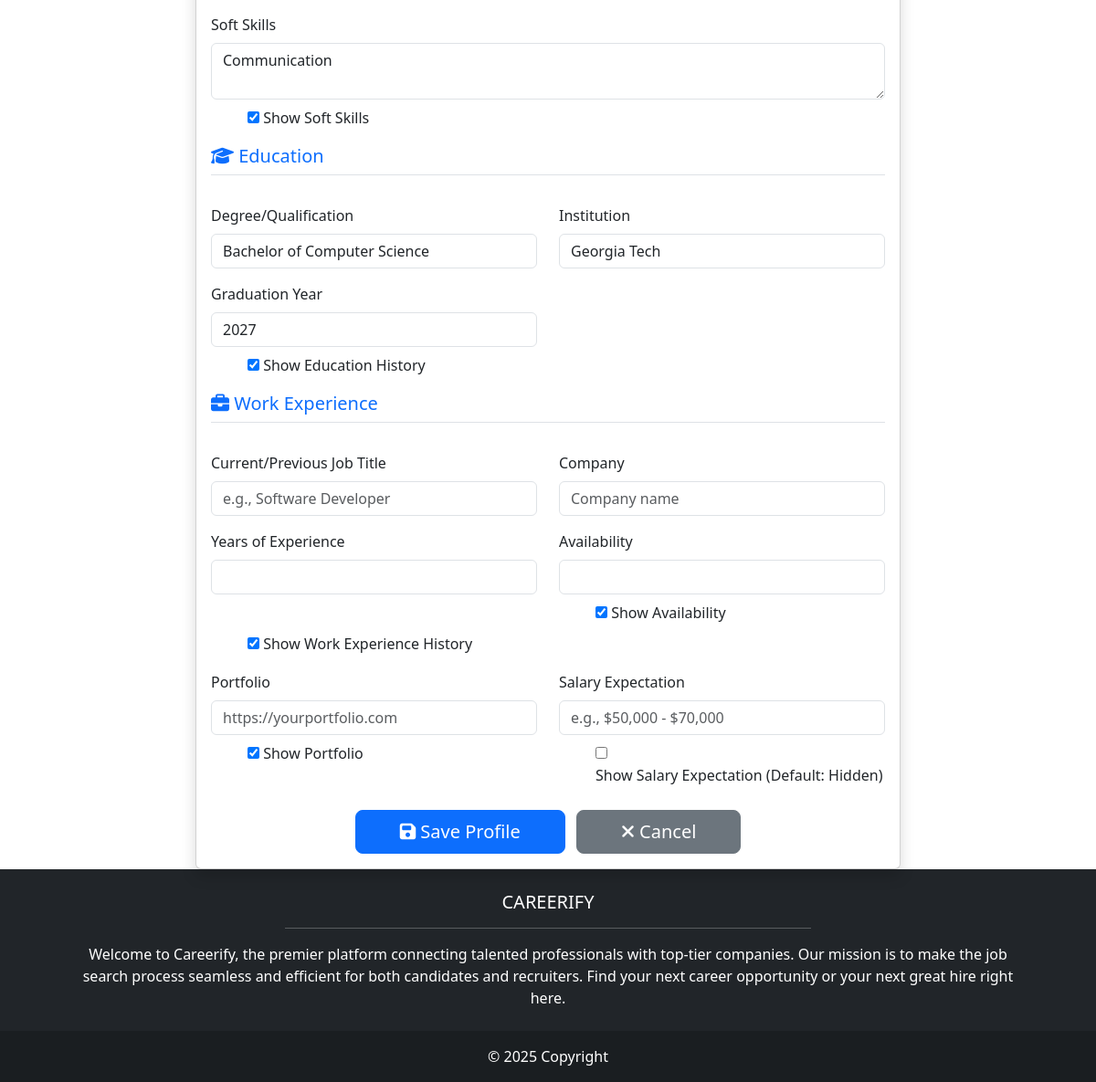
Page /accounts/profile/edit/ (signed in, lower part) on the earlier database version.
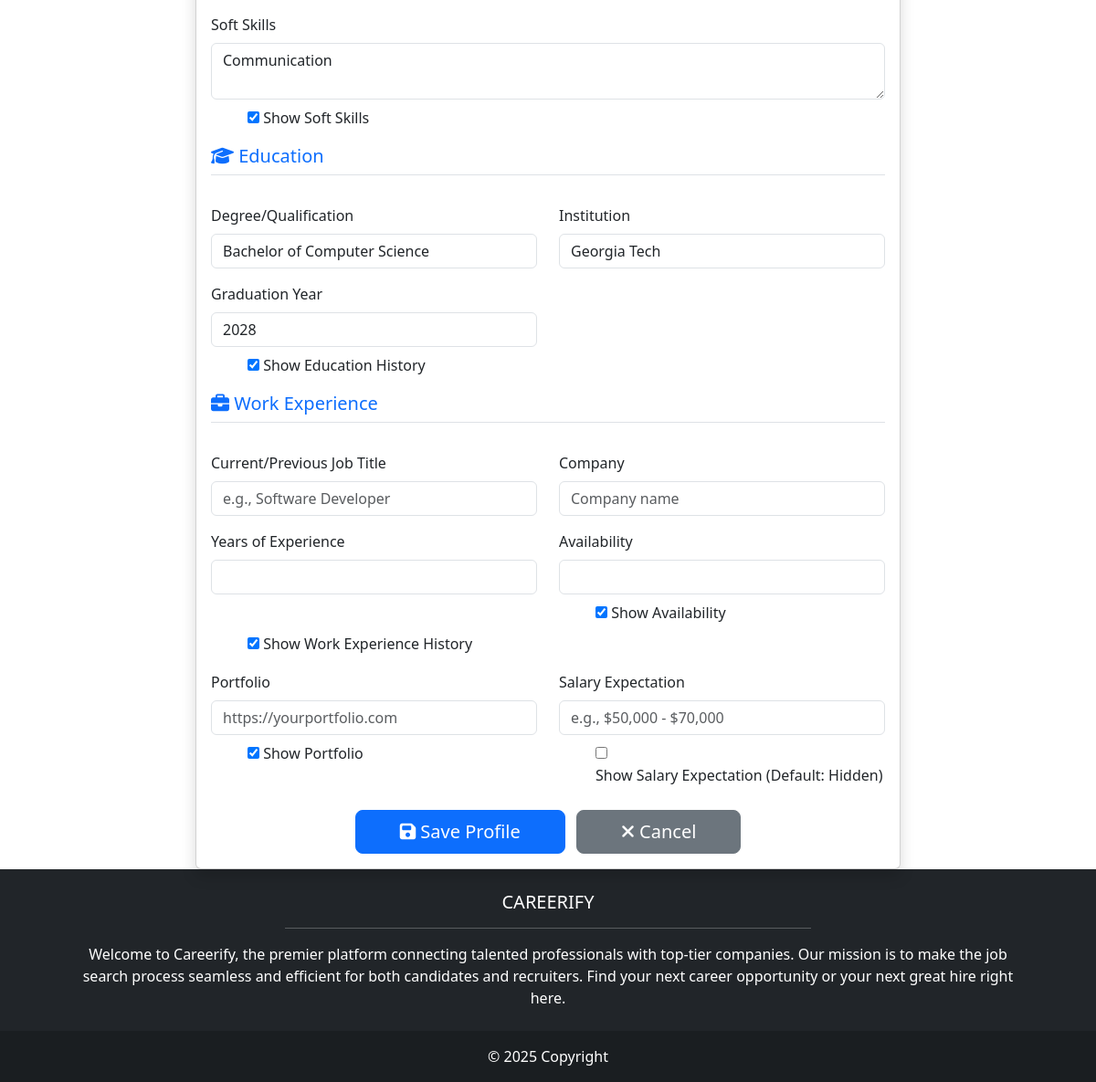
Same page on the later database version.
### accounts/models.py (models this page shows, shortened)
class JobSeekerProfile(models.Model):
    profile = models.OneToOneField(Profile, on_delete=models.CASCADE, primary_key=True)
    full_name = models.CharField(max_length=100)
    preferred_name = models.CharField(max_length=100, blank=True)
    location = models.CharField(max_length=100, blank=True)
    phone = models.CharField(max_length=20, blank=True)
    linkedin = models.URLField(blank=True)
    profile_picture = models.ImageField(upload_to='profile_pics/jobseekers/', blank=True, null=True)
    resume = models.FileField(upload_to='resumes/', null=True, blank=True)
    show_full_name_to_recruiters = models.BooleanField(default=True)
    show_location_to_recruiters = models.BooleanField(default=True)
    show_phone_to_recruiters = models.BooleanField(default=True)
    show_linkedin_to_recruiters = models.BooleanField(default=True)
    show_profile_picture_to_recruiters = models.BooleanField(default=True)
    show_resume_to_recruiters = models.BooleanField(default=True)
    summary = models.TextField(blank=True)
    technical_skills = models.TextField(blank=True)
    soft_skills = models.TextField(blank=True)
    show_summary_to_recruiters = models.BooleanField(default=True)
    show_technical_skills_to_recruiters = models.BooleanField(default=True)
    show_soft_skills_to_recruiters = models.BooleanField(default=True)
    degree = models.CharField(max_length=100, blank=True)
    institution = models.CharField(max_length=100, blank=True)
    graduation_year = models.IntegerField(blank=True, null=True)
    show_education_to_recruiters = models.BooleanField(default=True) # Controls all education fields
    current_job = models.CharField(max_length=100, blank=True)
    company = models.CharField(max_length=100, blank=True)
    experience_years = models.CharField(max_length=20, blank=True)
    availability = models.CharField(max_length=20, blank=True)
    show_work_experience_to_recruiters = models.BooleanField(default=True) # Controls all work history fields
    show_availability_to_recruiters = models.BooleanField(default=True)
    portfolio = models.URLField(blank=True)
    salary_expectation = models.CharField(max_length=50, blank=True)
    show_portfolio_to_recruiters = models.BooleanField(default=True)
    show_salary_expectation_to_recruiters = models.BooleanField(default=True)

### accounts/views.py (the view)
# urls.py: path('profile/edit/', views.edit_profile_view, name='accounts.edit_profile'),
@login_required
def edit_profile_view(request):
    profile = get_object_or_404(Profile, user=request.user)
    if profile.account_type == 'jobseeker':
        detailed_profile = get_object_or_404(JobSeekerProfile, profile=profile)
        form_class = JobSeekerProfileForm
        template_name = 'accounts/profile_form.html'
    elif profile.account_type == 'employer':
        detailed_profile = get_object_or_404(EmployerProfile, profile=profile)
        form_class = EmployerProfileForm
        template_name = 'accounts/profile_form.html'
    else:
        return redirect('home.index')
    email_form = UserEmailForm(instance=request.user)
    if request.method == 'POST':
        if 'email_submit' in request.POST:
            email_form = UserEmailForm(request.POST, instance=request.user)
            if email_form.is_valid():
                email_form.save()
                messages.success(request, 'Email address updated successfully!')
                return redirect('accounts.edit_profile')
        else:
            form = form_class(request.POST, request.FILES, instance=detailed_profile)
            if form.is_valid():
                form.save()
                messages.success(request, 'Profile updated successfully!')
                return redirect('accounts.profile')
    else:
        form = form_class(instance=detailed_profile)
    return render(request, template_name, {
        'form': form,
        'email_form': email_form,
        'title': 'Edit Your Profile'
    })

### accounts/forms.py (shortened to what this page needs)
class UserEmailForm(forms.ModelForm):
    class Meta:
        model = User
        fields = ['email']
        widgets = {
            'email': forms.EmailInput(attrs={
                'class': 'form-control',
                'placeholder': 'your.email@example.com'
            })
        }

### messaging/context_processors.py (called while the page is built)
def unread_message_count(request):
    if request.user.is_authenticated:
        unread_count = Message.objects.filter(
            conversation__participants=request.user,
            is_read=False
        ).exclude(sender=request.user).count()
        return {'unread_message_count': unread_count}
    return {'unread_message_count': 0}

### accounts/templates/accounts/profile_form.html (shortened to what the changed rows need)
{% extends 'base.html' %}
{% block content %}
<div class="container mt-4">
    <div class="row justify-content-center">
        <div class="col-lg-8">
            <div class="card shadow">
                <div class="card-body">
                    <form method="post" enctype="multipart/form-data">
                        {% if request.user.profile.account_type == 'jobseeker' %}
                            <div class="row mb-3">
                                <div class="col-12">
                                    <label class="form-label">Soft Skills</label>{{ form.soft_skills }}
                                    <div class="form-check form-switch mt-2">
                                        {{ form.show_soft_skills_to_recruiters }}
                                        <label class="form-check-label" for="{{ form.show_soft_skills_to_recruiters.id_for_label }}">Show Soft Skills</label>
                                    </div>
                                </div>
                            </div>
                            <div class="row mb-4"><div class="col-12"><h5 class="text-primary border-bottom pb-2"><i class="fas fa-graduation-cap"></i> Education</h5></div></div>
                            <div class="row mb-3">
                                <div class="col-md-6"><label class="form-label">Degree/Qualification</label>{{ form.degree }}</div>
                                <div class="col-md-6"><label class="form-label">Institution</label>{{ form.institution }}</div>
                            </div>
                            <div class="row mb-3">
                                <div class="col-md-6"><label class="form-label">Graduation Year</label>{{ form.graduation_year }}</div>
                                <div class="col-12 mt-2">
                                    <div class="form-check form-switch">
                                        {{ form.show_education_to_recruiters }}
                                        <label class="form-check-label" for="{{ form.show_education_to_recruiters.id_for_label }}">Show Education History</label>
                                    </div>
                                </div>
                            </div>
                            <div class="row mb-4"><div class="col-12"><h5 class="text-primary border-bottom pb-2"><i class="fas fa-briefcase"></i> Work Experience</h5></div></div>
                            <div class="row mb-3">
                                <div class="col-md-6"><label class="form-label">Current/Previous Job Title</label>{{ form.current_job }}</div>
                                <div class="col-md-6"><label class="form-label">Company</label>{{ form.company }}</div>
                            </div>
                            <div class="row mb-3">
                                <div class="col-md-6"><label class="form-label">Years of Experience</label>{{ form.experience_years }}</div>
                                <div class="col-md-6">
                                    <label class="form-label">Availability</label>{{ form.availability }}
                                    <div class="form-check form-switch mt-2">
                                        {{ form.show_availability_to_recruiters }}
                                        <label class="form-check-label" for="{{ form.show_availability_to_recruiters.id_for_label }}">Show Availability</label>
                                    </div>
                                </div>
                                <div class="col-12 mt-2">
                                    <div class="form-check form-switch">
                                        {{ form.show_work_experience_to_recruiters }}
                                        <label class="form-check-label" for="{{ form.show_work_experience_to_recruiters.id_for_label }}">Show Work Experience History</label>
                                    </div>
                                </div>
                            </div>
                            <div class="row mb-3">
                                <div class="col-md-6">
                                    <label class="form-label">Portfolio</label>{{ form.portfolio }}
                                    <div class="form-check form-switch mt-2">
                                        {{ form.show_portfolio_to_recruiters }}
                                        <label class="form-check-label" for="{{ form.show_portfolio_to_recruiters.id_for_label }}">Show Portfolio</label>
                                    </div>
                                </div>
                                <div class="col-md-6">
                                    <label class="form-label">Salary Expectation</label>{{ form.salary_expectation }}
                                    <div class="form-check form-switch mt-2">
                                        {{ form.show_salary_expectation_to_recruiters }}
                                        <label class="form-check-label" for="{{ form.show_salary_expectation_to_recruiters.id_for_label }}">Show Salary Expectation (Default: Hidden)</label>
                                    </div>
                                </div>
                            </div>
                        {% endif %}
                    </form>
                </div>
            </div>
        </div>
    </div>
</div>
{% endblock %}

Differences in the rows shown:
changed JobSeekerProfile "Communication": graduation_year "2027" → "2028"
